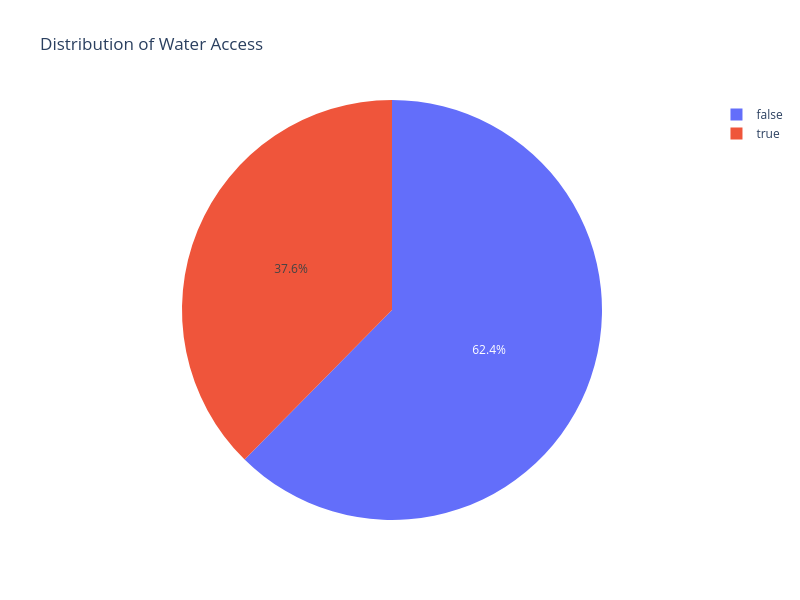

The notebook cell saved with this chart:
### Code cell
# Pie chart of water

fig = px.pie(
    df,
    names="improved_water_supply",
    title="Distribution of Water Access"
)
fig.update_layout(width=800, height=600)
fig.show()

### Figure 1 — Plotly figure (JSON) as saved in the notebook; plotly's stock layout.template omitted (floating-point values rounded to 4 significant figures; data arrays with more than 128 entries replaced by an {"elided": "..."} marker saying what was removed)
{"data": [{"domain": {"x": [0, 1], "y": [0, 1]}, "hovertemplate": "improved_water_supply=%{label}<extra></extra>", "labels": {"elided": "84613 bool values"}, "legendgroup": "", "name": "", "showlegend": true, "type": "pie"}], "layout": {"height": 600, "legend": {"tracegroupgap": 0}, "title": {"text": "Distribution of Water Access"}, "width": 800}}
